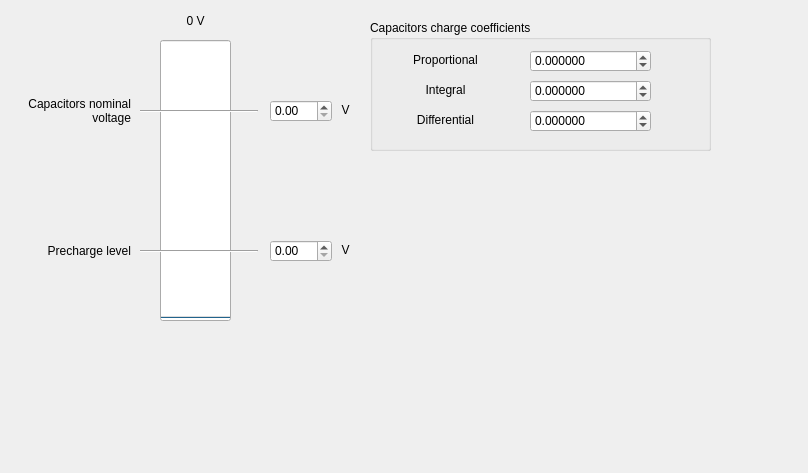
          <widget class="QWidget" name="pageCapacitors">
           <property name="geometry">
            <rect>
             <x>0</x>
             <y>0</y>
             <width>808</width>
             <height>473</height>
            </rect>
           </property>
           <attribute name="label">
            <string>Capacitors charge</string>
           </attribute>
           <widget class="QProgressBar" name="progressCapVoltage">
            <property name="geometry">
             <rect>
              <x>160</x>
              <y>40</y>
              <width>71</width>
              <height>281</height>
             </rect>
            </property>
            <property name="maximum">
             <number>1000</number>
            </property>
            <property name="value">
             <number>0</number>
            </property>
            <property name="orientation">
             <enum>Qt::Vertical</enum>
            </property>
           </widget>
           <widget class="QDoubleSpinBox" name="spinCapNominal">
            <property name="geometry">
             <rect>
              <x>270</x>
              <y>100</y>
              <width>62</width>
              <height>22</height>
             </rect>
            </property>
            <property name="maximum">
             <double>999.990000000000009</double>
            </property>
           </widget>
           <widget class="Line" name="lineCapNominal">
            <property name="geometry">
             <rect>
              <x>140</x>
              <y>110</y>
              <width>118</width>
              <height>3</height>
             </rect>
            </property>
            <property name="orientation">
             <enum>Qt::Horizontal</enum>
            </property>
           </widget>
           <widget class="QLabel" name="labelCapNominalName">
            <property name="geometry">
             <rect>
              <x>20</x>
              <y>90</y>
              <width>111</width>
              <height>41</height>
             </rect>
            </property>
            <property name="text">
             <string>Capacitors nominal voltage</string>
            </property>
            <property name="alignment">
             <set>Qt::AlignRight|Qt::AlignTrailing|Qt::AlignVCenter</set>
            </property>
            <property name="wordWrap">
             <bool>true</bool>
            </property>
           </widget>
           <widget class="QLabel" name="valueCapVoltage">
            <property name="geometry">
             <rect>
              <x>170</x>
              <y>10</y>
              <width>51</width>
              <height>21</height>
             </rect>
            </property>
            <property name="text">
             <string>0 V</string>
            </property>
            <property name="alignment">
             <set>Qt::AlignCenter</set>
            </property>
           </widget>
           <widget class="QLabel" name="labelCapNominalVoltage">
            <property name="geometry">
             <rect>
              <x>330</x>
              <y>100</y>
              <width>31</width>
              <height>20</height>
             </rect>
            </property>
            <property name="text">
             <string>V</string>
            </property>
            <property name="alignment">
             <set>Qt::AlignCenter</set>
            </property>
           </widget>
           <widget class="QGroupBox" name="groupCapCoefficients">
            <property name="geometry">
             <rect>
              <x>370</x>
              <y>20</y>
              <width>341</width>
              <height>131</height>
             </rect>
            </property>
            <property name="title">
             <string>Capacitors charge coefficients</string>
            </property>
            <widget class="QLabel" name="labelCapacitorsKd">
             <property name="geometry">
              <rect>
               <x>10</x>
               <y>90</y>
               <width>131</width>
               <height>20</height>
              </rect>
             </property>
             <property name="text">
              <string>Differential</string>
             </property>
             <property name="alignment">
              <set>Qt::AlignCenter</set>
             </property>
            </widget>
            <widget class="QDoubleSpinBox" name="valueCapacitorsKp">
             <property name="geometry">
              <rect>
               <x>160</x>
               <y>30</y>
               <width>121</width>
               <height>22</height>
              </rect>
             </property>
             <property name="decimals">
              <number>6</number>
             </property>
             <property name="minimum">
              <double>-9999.000000000000000</double>
             </property>
             <property name="maximum">
              <double>9999.000000000000000</double>
             </property>
            </widget>
            <widget class="QDoubleSpinBox" name="valueCapacitorsKi">
             <property name="geometry">
              <rect>
               <x>160</x>
               <y>60</y>
               <width>121</width>
               <height>22</height>
              </rect>
             </property>
             <property name="decimals">
              <number>6</number>
             </property>
             <property name="minimum">
              <double>-9999.000000000000000</double>
             </property>
             <property name="maximum">
              <double>9999.000000000000000</double>
             </property>
            </widget>
            <widget class="QLabel" name="labelCapacitorsKi">
             <property name="geometry">
              <rect>
               <x>10</x>
               <y>60</y>
               <width>131</width>
               <height>20</height>
              </rect>
             </property>
             <property name="text">
              <string>Integral</string>
             </property>
             <property name="alignment">
              <set>Qt::AlignCenter</set>
             </property>
            </widget>
            <widget class="QDoubleSpinBox" name="valueCapacitorsKd">
             <property name="geometry">
              <rect>
               <x>160</x>
               <y>90</y>
               <width>121</width>
               <height>22</height>
              </rect>
             </property>
             <property name="decimals">
              <number>6</number>
             </property>
             <property name="minimum">
              <double>-9999.000000000000000</double>
             </property>
             <property name="maximum">
              <double>9999.000000000000000</double>
             </property>
            </widget>
            <widget class="QLabel" name="labelCapacitorsKp">
             <property name="geometry">
              <rect>
               <x>10</x>
               <y>30</y>
               <width>131</width>
               <height>20</height>
              </rect>
             </property>
             <property name="text">
              <string>Proportional</string>
             </property>
             <property name="alignment">
              <set>Qt::AlignCenter</set>
             </property>
            </widget>
           </widget>
           <widget class="QDoubleSpinBox" name="spinCapPrecharge">
            <property name="geometry">
             <rect>
              <x>270</x>
              <y>240</y>
              <width>62</width>
              <height>22</height>
             </rect>
            </property>
            <property name="maximum">
             <double>999.990000000000009</double>
            </property>
           </widget>
           <widget class="QLabel" name="labelCapPrechargeVoltage">
            <property name="geometry">
             <rect>
              <x>330</x>
              <y>240</y>
              <width>31</width>
              <height>20</height>
             </rect>
            </property>
            <property name="text">
             <string>V</string>
            </property>
            <property name="alignment">
             <set>Qt::AlignCenter</set>
            </property>
           </widget>
           <widget class="Line" name="lineCapPrecharge">
            <property name="geometry">
             <rect>
              <x>140</x>
              <y>250</y>
              <width>118</width>
              <height>3</height>
             </rect>
            </property>
            <property name="orientation">
             <enum>Qt::Horizontal</enum>
            </property>
           </widget>
           <widget class="QLabel" name="labelCapPrechargeName">
            <property name="geometry">
             <rect>
              <x>30</x>
              <y>230</y>
              <width>101</width>
              <height>41</height>
             </rect>
            </property>
            <property name="text">
             <string>Precharge level</string>
            </property>
            <property name="alignment">
             <set>Qt::AlignRight|Qt::AlignTrailing|Qt::AlignVCenter</set>
            </property>
            <property name="wordWrap">
             <bool>true</bool>
            </property>
           </widget>
          </widget>
